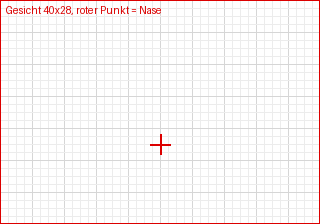
#> input picture archiv/entwuerfe/bausatz-test/ki/schablone-gesicht.png, 320 x 224 px
$ python prepare_art.py ../../archiv/entwuerfe/bausatz-test/ki/schablone-gesicht.png ../../archiv/entwuerfe/bausatz-test/ki/schablone-koerper-baby.png 1.0
#> lines starting #> are read from the running program, lines starting #| are printed output that depends on the picture
"""Python copy of prepare-art.ps1, for sessions without PowerShell (e.g. Claude in the cloud).

Same steps, same numbers: crop the figure (without the label below it), scale it, keep pure
black and white, make the white around the figure transparent, add a 1-pixel clear border.
The drawing itself is not changed.

    python3 prepare_art.py IN.png OUT.png 0.31      -> prints "width height"
"""
import sys
from collections import deque

from PIL import Image


def prepare(path_in, path_out, scale):
#> called with scale = 1
    src = Image.open(path_in).convert('RGB')
#> src is the input picture: PIL image 320x224 RGB; mean R, G, B 248.9, 244.3, 244.3
    w, h = src.size
#> w = 320; h = 224
    px = src.load()

    def ink(x, y):
#> called with x = 0, y = 0
        r, g, b = px[x, y]
#> r = 220; g = 0; b = 0
        return r + g + b < 384

    row_ink = [any(ink(x, y) for x in range(0, w, 2)) for y in range(h)]
#> row_ink = 224 items, first 6: True, True, True, True, True, True
    # Ink rows grouped into blocks; a gap of more than 3 blank rows starts a new block.
    blocks, start, last = [], -1, -1
    for y in range(h):
        if not row_ink[y]:
            continue
        if start < 0:
            start = y
        elif y - last > 3:
            blocks.append((start, last))
            start = y
        last = y
#> after the loop, blocks = []
    if start >= 0:
        blocks.append((start, last))
    # Label lines: short blocks at the bottom of the picture. Drop them.
    while len(blocks) > 1:
        b0, b1 = blocks[-1]
        if b1 - b0 < 100 and b0 > h * 0.7:
            blocks.pop()
        else:
            break
#> this loop made 0 passes
#> after the loop, blocks = [(0, 223)]
    top, bottom = blocks[0][0], blocks[-1][1]
#> top = 0; bottom = 223
    left, right = w, 0
#> left = 320; right = 0
    for y in range(top, bottom + 1):
        for x in range(w):
            if ink(x, y):
                left, right = min(left, x), max(right, x)
#> this loop made 224 passes
    cw, ch = right - left + 1, bottom - top + 1
    height, ow = round(ch * scale), round(cw * scale)     # round half to even, like Math.Round
    scaled = src.crop((left, top, right + 1, bottom + 1)).resize((ow, height), Image.BICUBIC)
    sp = scaled.load()
    # 0 = outside (transparent), 1 = black, 2 = white inside
    m = [[1 if sum(sp[x, y]) < 3 * 140 else 2 for x in range(ow)] for y in range(height)]
    # The outside is found with the outline thickened by 1 pixel, so a tiny gap in the outline
    # (one pixel wide) does not let the outside run into the figure. Then the white seam right
    # next to the outline is added to the outside. The black and white pixels stay as they are.
    near = [[any(m[yy][xx] == 1 for yy in range(max(0, y - 1), min(height, y + 2))
                 for xx in range(max(0, x - 1), min(ow, x + 2))) for x in range(ow)] for y in range(height)]
    q = deque()
    for y in range(height):
        for x in range(ow):
            if (x == 0 or y == 0 or x == ow - 1 or y == height - 1) and m[y][x] == 2 and not near[y][x]:
                m[y][x] = 0
                q.append((x, y))
    while q:
        x, y = q.popleft()
        for nx, ny in ((x + 1, y), (x - 1, y), (x, y + 1), (x, y - 1)):
            if 0 <= nx < ow and 0 <= ny < height and m[ny][nx] == 2 and not near[ny][nx]:
                m[ny][nx] = 0
                q.append((nx, ny))
    seam = [(x, y) for y in range(height) for x in range(ow) if m[y][x] == 2 and (
        x == 0 or y == 0 or x == ow - 1 or y == height - 1 or any(
            m[yy][xx] == 0 for yy in range(max(0, y - 1), min(height, y + 2)) for xx in range(max(0, x - 1), min(ow, x + 2))))]
    for x, y in seam:
        m[y][x] = 0
    out = Image.new('RGBA', (ow + 2, height + 2), (255, 255, 255, 0))   # like Color.Transparent
    op = out.load()
    for y in range(height):
        for x in range(ow):
            if m[y][x]:
                op[x + 1, y + 1] = (0, 0, 0, 255) if m[y][x] == 1 else (255, 255, 255, 255)
    out.save(path_out)
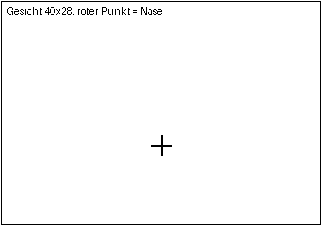
#> saved as schablone-koerper-baby.png: PIL image 322x226 RGBA; mean R, G, B, A 249.7, 249.7, 249.7, 251.2; transparent parts drawn white
    return ow + 2, height + 2


if __name__ == '__main__':
    width, height = prepare(sys.argv[1], sys.argv[2], float(sys.argv[3]))
    print(width, height)
#| 322 226

$ run again, on archiv/entwuerfe/bausatz-test/ki/schablone-koerper-eingerollt-baby.png
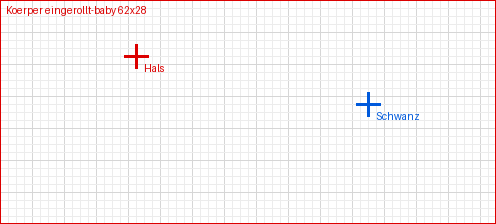
#> input picture archiv/entwuerfe/bausatz-test/ki/schablone-koerper-eingerollt-baby.png, 496 x 224 px
#> in prepare, src is the input picture: PIL image 496x224 RGB; mean R, G, B 248.4, 244.7, 245
#> r = 220; g = 0
#> row_ink = 224 items, first 6: True, True, True, True, True, True
#> after the loop in prepare, `for y in range(h):`: blocks = []
#> after the loop in prepare, `while len(blocks) > 1:`: blocks = [(0, 223)]
#> top = 0; bottom = 223
#> the loop in prepare, `for y in range(top, bottom + 1):` made 224 passes
#> in prepare, `out.save(path_out)`:
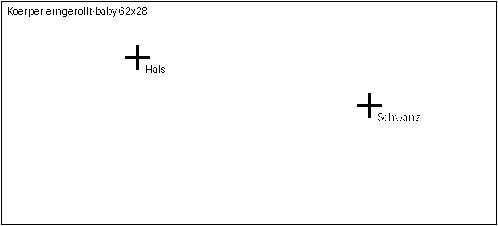
#> saved as schablone-koerper-eingerollt-baby.png: PIL image 498x226 RGBA; mean R, G, B, A 250.1, 250.1, 250.1, 251.7; transparent parts drawn white
#| 498 226
